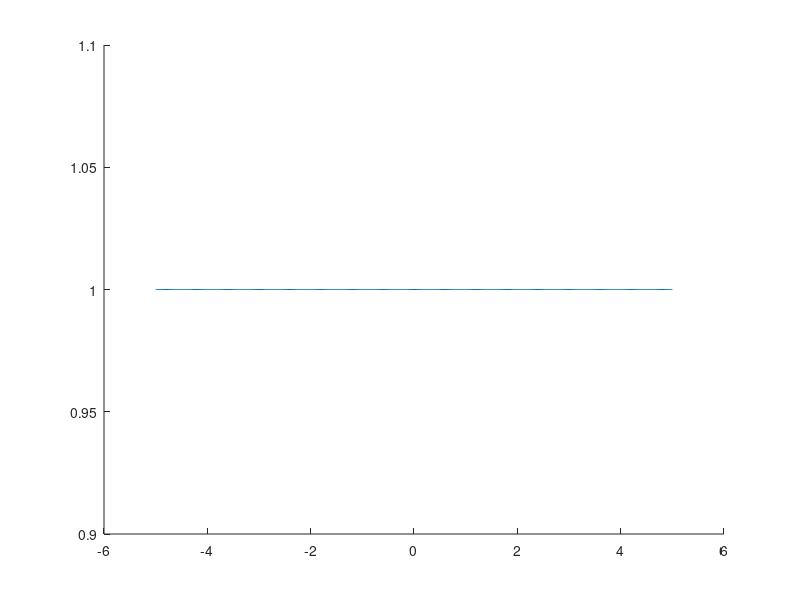

Write MATLAB code to recreate this figure. (Note: this script raises an error after producing the figure.)
x = -5:0.02:5;
y = ones(size(x));

plot(x, y, LineWidth=1, Color="#007af5");
xlim([-5 5]);
ylim([-1.5 1.5]);
grid();

xlabel("$\theta$", Interpreter="latex");
ylabel("$f(\theta)$", Interpreter="latex");
fontname("IBM Plex Sans");

theme("light");
set(gca, OuterPosition=[0,0,1,1]);
set(gca, Position=[0.1,0.2,0.85,0.7]);

set(gca, Color="none");
set(gcf, Color="none");
set(gcf, Position=[10,10,600,250]);

saveas(gcf, "p4", "svg")
